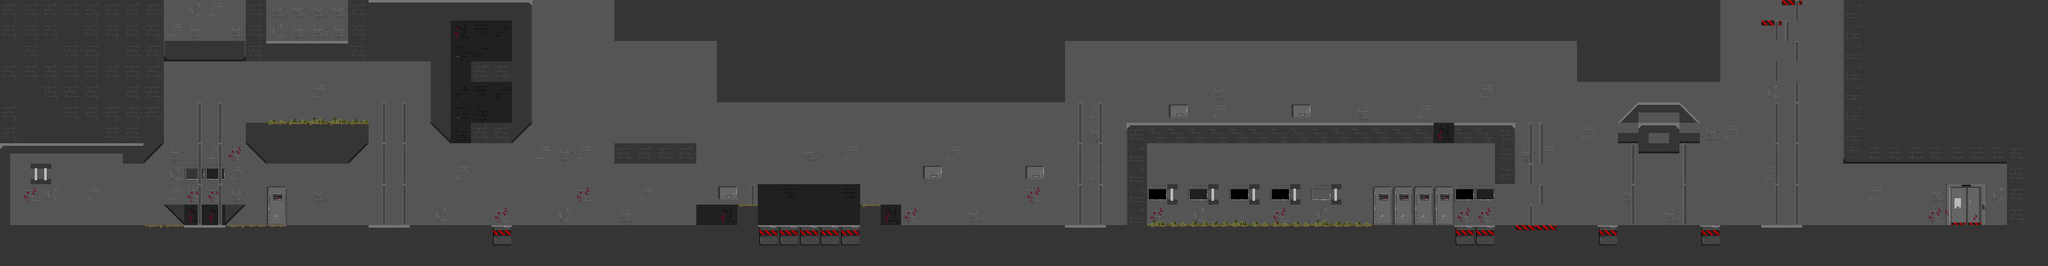

Below is a game level as drawn by its tile map, then a one-line description and the .tmx that defines it (tile-layer data replaced by summaries):
An orthogonal 100x13 tile map with 32x32 px tiles, 4 tile layers (Background, Mainground, ElevatorGround, TrapsGround) and 86 objects.

<map version="1.10" tiledversion="1.10.1" orientation="orthogonal" renderorder="right-down" width="100" height="13" tilewidth="32" tileheight="32" infinite="0" nextlayerid="13" nextobjectid="105">
 <tileset firstgid="1" source="tiles.tsx" />
 <layer id="2" name="Background" width="100" height="13">
  <data>[1300 cells, 718 non-empty, 8 distinct tile ids]</data>
 </layer>
 <layer id="1" name="Mainground" width="100" height="13">
  <data>[1300 cells, 727 non-empty, 48 distinct tile ids]</data>
 </layer>
 <layer id="3" name="ElevatorGround" width="100" height="13">
  <data>[1300 cells, 93 non-empty, 16 distinct tile ids]</data>
 </layer>
 <layer id="6" name="TrapsGround" width="100" height="13">
  <data>[1300 cells, 10 non-empty, 1 distinct tile ids]</data>
 </layer>
 <objectgroup id="4" name="Gound" visible="0">
  <object id="2" x="1.33333" y="224" width="14" height="124.667" />
  <object id="5" x="16.6667" y="226.667" width="206.667" height="12" />
  <object id="6" x="193.333" y="241.333" width="30" height="12.6667" />
  <object id="7" x="224.667" y="226" width="30.6667" height="30.6667" />
  <object id="9" x="0.25" y="352" width="3198.42" height="57.3333" />
  <object id="11" x="384" y="192" width="192" height="64" />
  <object id="13" x="0" y="0" width="256" height="224" />
  <object id="14" x="256" y="0" width="448" height="96" />
  <object id="15" x="672" y="96" width="32" height="128" />
  <object id="16" x="736" y="192" width="96" height="32" />
  <object id="17" x="800" y="0" width="32" height="192" />
  <object id="18" x="736" y="96" width="64" height="32" />
  <object id="19" x="704" y="0" width="96" height="32" />
  <object id="20" x="960" y="224" width="128" height="32" />
  <object id="21" x="1152" y="320" width="32" height="32" />
  <object id="22" x="1344" y="320" width="32" height="32" />
  <object id="23" x="960" y="0" width="160" height="64" />
  <object id="24" x="1120" y="0" width="544" height="160" />
  <object id="25" x="1664" y="0" width="800" height="64" />
  <object id="26" x="2464" y="0" width="224" height="128" />
  <object id="28" x="2336" y="224" width="32" height="64" />
  <object id="29" x="1760" y="224" width="32" height="128" />
  <object id="30" x="2528" y="160" width="128" height="64" />
  <object id="31" x="2560" y="224" width="64" height="32" />
  <object id="32" x="2880" y="0" width="320" height="256" />
  <object id="33" x="3136" y="256" width="64" height="96" />
  <object id="88" x="1172.67" y="288.667" width="5.33333" height="29.6667" />
  <object id="101" x="2272" y="192" width="96" height="32" />
  <object id="103" x="1760" y="192" width="480" height="32" />
 </objectgroup>
 <objectgroup id="5" name="Traps" visible="0">
  <object id="34" x="768" y="320" width="32" height="32" />
  <object id="36" x="1184" y="320" width="32" height="32" />
  <object id="37" x="1216" y="320" width="32" height="32" />
  <object id="38" x="1248" y="320" width="32" height="32" />
  <object id="39" x="1280" y="320" width="32" height="32" />
  <object id="40" x="1312" y="320" width="32" height="32" />
  <object id="41" x="2272" y="320" width="32" height="32" />
  <object id="42" x="2304" y="320" width="32" height="32" />
  <object id="43" x="2496" y="320" width="32" height="32" />
  <object id="44" x="2656" y="320" width="32" height="32" />
 </objectgroup>
 <objectgroup id="7" name="Elevators" visible="0">
  <object id="45" x="288" y="160" width="64" height="192" />
  <object id="46" x="576" y="160" width="64" height="192" />
  <object id="47" x="1664" y="160" width="64" height="192" />
  <object id="48" x="2752" y="160" width="64" height="192" />
 </objectgroup>
 <objectgroup id="8" name="Slime" visible="0">
  <object id="49" x="736" y="160" width="32" height="32" />
  <object id="50" x="768" y="160" width="32" height="32" />
  <object id="51" x="736" y="64" width="32" height="32" />
  <object id="52" x="768" y="64" width="32" height="32" />
  <object id="53" x="992" y="192" width="32" height="32" />
  <object id="54" x="1056" y="192" width="32" height="32" />
  <object id="55" x="1856" y="320" width="32" height="32" />
  <object id="56" x="1920" y="320" width="32" height="32" />
  <object id="57" x="1984" y="320" width="32" height="32" />
  <object id="58" x="2048" y="320" width="32" height="32" />
  <object id="59" x="1792" y="320" width="32" height="32" />
  <object id="60" x="2112" y="320" width="32" height="32" />
  <object id="61" x="448" y="320" width="32" height="32" />
  <object id="62" x="480" y="160" width="32" height="32" />
  <object id="63" x="416" y="160" width="32" height="32" />
 </objectgroup>
 <objectgroup id="12" name="Potions" visible="0">
  <object id="89" x="2144" y="288" width="32" height="64" />
  <object id="90" x="2176" y="288" width="32" height="64" />
  <object id="91" x="2208" y="288" width="32" height="64" />
  <object id="92" x="2240" y="288" width="32" height="64" />
  <object id="93" x="1824" y="160" width="32" height="32" />
  <object id="94" x="2016" y="160" width="32" height="32" />
  <object id="95" x="1440" y="256" width="32" height="32" />
  <object id="96" x="1600" y="256" width="32" height="32" />
  <object id="97" x="1120" y="288" width="32" height="32" />
  <object id="98" x="416" y="288" width="32" height="64" />
 </objectgroup>
 <objectgroup id="9" name="Dogs">
  <object id="65" x="1920" y="160" width="32" height="32" />
  <object id="66" x="2080" y="160" width="32" height="32" />
  <object id="68" x="1536" y="320" width="32" height="32" />
  <object id="69" x="1600" y="320" width="32" height="32" />
  <object id="70" x="992" y="320" width="32" height="32" />
  <object id="71" x="544" y="160" width="32" height="32" />
  <object id="72" x="2592" y="320" width="32" height="32" />
  <object id="73" x="2688" y="320" width="32" height="32" />
  <object id="74" x="3104" y="320" width="32" height="32" />
 </objectgroup>
 <objectgroup id="11" name="Turrel">
  <object id="76" x="1088" y="320" width="32" height="32" />
  <object id="77" x="1344" y="288" width="32" height="32" />
  <object id="79" x="1472" y="320" width="32" height="32" />
  <object id="80" x="1376" y="320" width="32" height="32" />
  <object id="81" x="1760" y="160" width="32" height="32" />
  <object id="82" x="1792" y="160" width="32" height="32" />
  <object id="83" x="2432" y="320" width="32" height="32" />
  <object id="84" x="2560" y="320" width="32" height="32" />
 </objectgroup>
 <objectgroup id="10" name="Player">
  <object id="75" x="64" y="320" width="32" height="32" />
 </objectgroup>
</map>